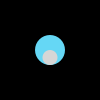
Frame 1 (no input)
Frame 60 (the mouse pressed at the canvas centre just before this capture): identical to frame 1, image omitted
Frame 120 (the mouse held since frame 60 and released just before this capture): identical to frame 1, image omitted

The Processing sketch that drew this single still picture (run headless with seeded random() and noise(); from frame 60 on, the mouse is pressed at the canvas centre):

// Processing sketch: A3_7_failed
// ── A3_7_failed.pde
/*
A3_7
Laurel O'Brien
laureljobrien@gmail.com
10/11/15
Create an animation of a circle that moves around
the circumference of a larger circle.
*/

float diameter = 15;
float a = 0;
float x = sin(a) * diameter/2;
float y = cos(a) * diameter/2;

void setup() 
{
  noStroke(); //remove stroke
}


void draw() 
{
  background(0); //black: erase last frame
  
  fill(#65D7F5); //blue
  ellipse(50, 50, 30, 30); //larger circle
  
  fill(#d6d6d6); //light grey
  ellipse(50 + x, 50 + y, diameter, diameter);
  
  a += 0.01;
  
  println(a);
}
